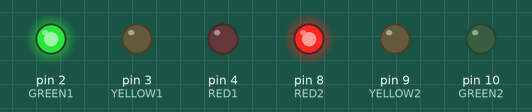
Recording of a sketch running on a simulated Arduino Uno, built with avr-gcc and run on an emulated ATmega328P. Parts: output pins drawn as LEDs (lit = HIGH).

Above: at 1.5 s.
At 4.5 s:
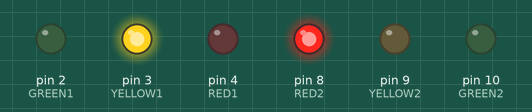
At 10.5 s:
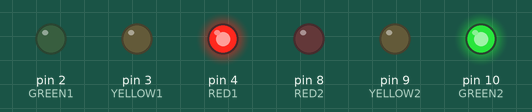
At 13.5 s:
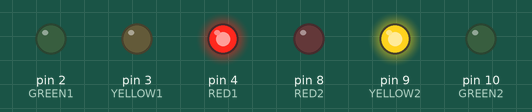
At 16.5 s:
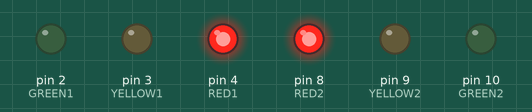
Timing chart, 0 to 23.4 s (numbered marks = the images above):
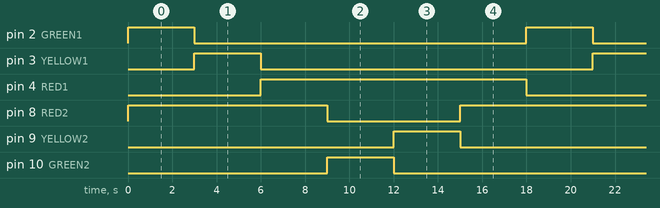

The sketch:

TrafficLightcode.ino
```cpp
const int RED1 = 4;
const int YELLOW1 = 3;
const int GREEN1 = 2;

const int RED2 = 8;
const int YELLOW2 = 9;
const int GREEN2 = 10;

void setup() {
  // put your setup code here, to run once:
pinMode(RED1, OUTPUT);
pinMode(YELLOW1, OUTPUT);
pinMode(GREEN1, OUTPUT);
pinMode(RED2, OUTPUT);
pinMode(YELLOW2, OUTPUT);
pinMode(GREEN2, OUTPUT);
}

void loop() {
  // put your main code here, to run repeatedly:
  go();
  delay(3000);
  caution();
  delay(3000);
  stop();
  delay(3000);
  wait();
  delay(3000);
  prepare();
  delay(3000);
  stop();
  delay(3000);
}

void go() {
  digitalWrite(RED1, LOW);
  digitalWrite(YELLOW1, LOW);
  digitalWrite(GREEN1, HIGH);
  digitalWrite(RED2, HIGH);
  digitalWrite(YELLOW2, LOW);
  digitalWrite(GREEN2, LOW);
}

void caution() {
  digitalWrite(RED1, LOW);
  digitalWrite(YELLOW1, HIGH);
  digitalWrite(GREEN1, LOW);
  digitalWrite(RED2, HIGH);
  digitalWrite(YELLOW2, LOW);
  digitalWrite(GREEN2, LOW);
}

void stop() {
  digitalWrite(RED1, HIGH);
  digitalWrite(YELLOW1, LOW);
  digitalWrite(GREEN1, LOW);
  digitalWrite(RED2, HIGH);
  digitalWrite(YELLOW2, LOW);
  digitalWrite(GREEN2, LOW);
}

void wait() {
  digitalWrite(RED1, HIGH);
  digitalWrite(YELLOW1, LOW);
  digitalWrite(GREEN1, LOW);
  digitalWrite(RED2, LOW);
  digitalWrite(YELLOW2, LOW);
  digitalWrite(GREEN2, HIGH);
}

void prepare() {
  digitalWrite(RED1, HIGH);
  digitalWrite(YELLOW1, LOW);
  digitalWrite(GREEN1, LOW);
  digitalWrite(RED2, LOW);
  digitalWrite(YELLOW2, HIGH);
  digitalWrite(GREEN2, LOW);
}


 
```

Measured:
- by itself, pin 2 (GREEN1), pin 3 (YELLOW1), pin 9 (YELLOW2), pin 10 (GREEN2): alternates HIGH for 3.0 s and LOW for 15.0 s
- by itself, pin 4 (RED1): alternates HIGH for 12.0 s and LOW for 6.0 s
- by itself, pin 8 (RED2): repeats every 18.0 s: LOW 6.0 s, HIGH 12.0 s
